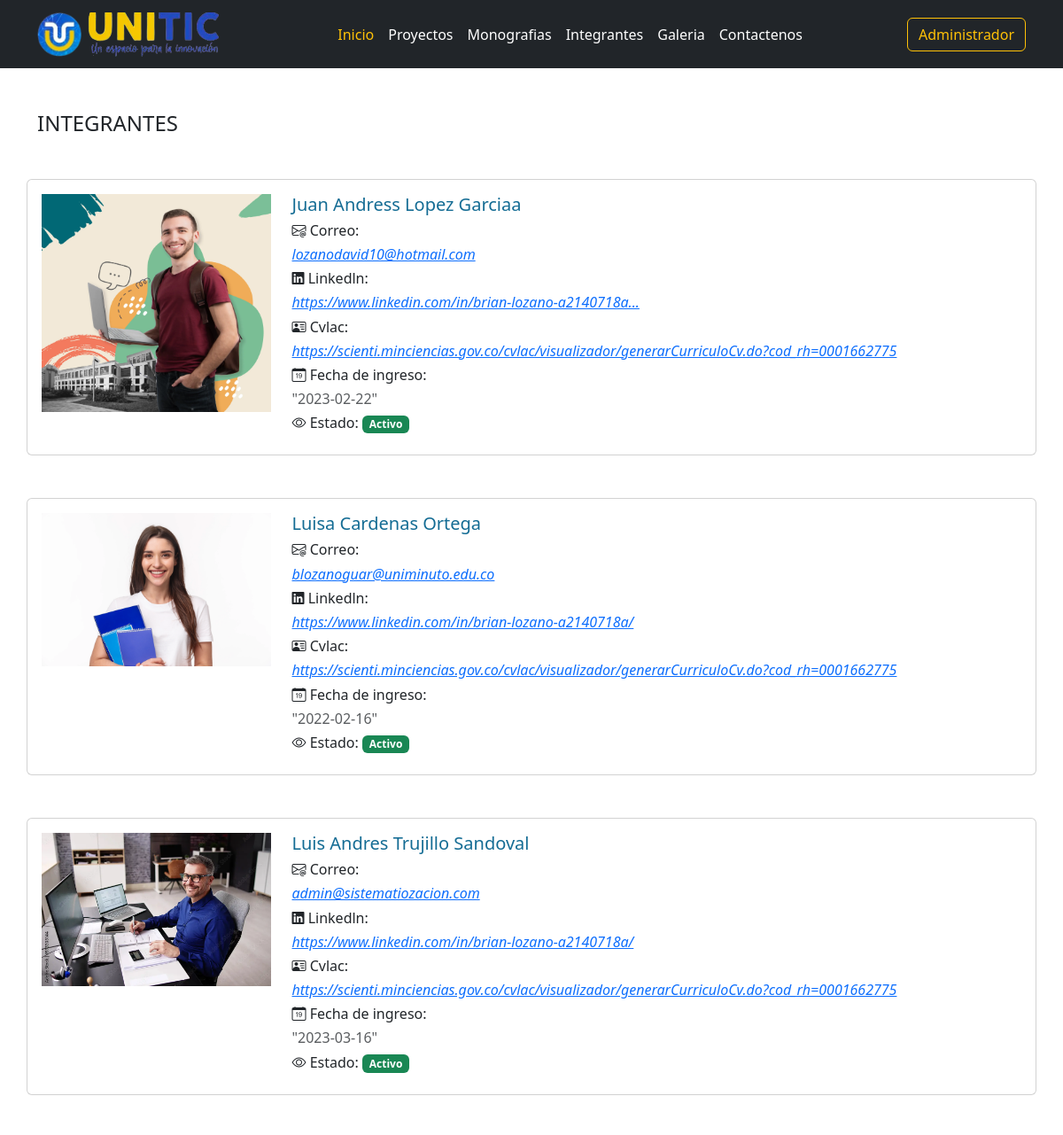
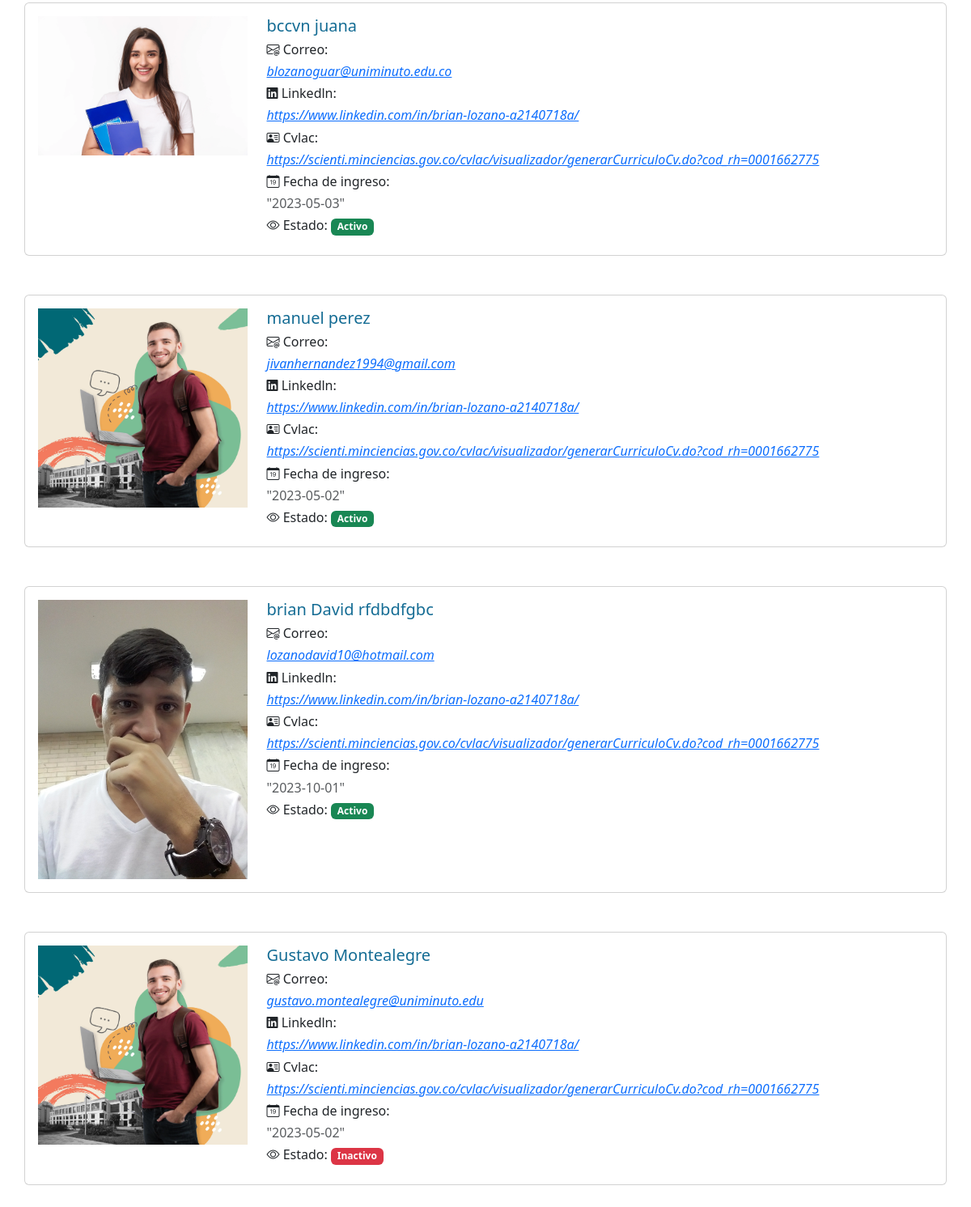
The page /integrantes.php on the database its author committed (2 pictures, top to bottom).
### tables this page shows
CREATE TABLE `integrantes` (
  `id` int(11) NOT NULL,
  `nombres` varchar(100) NOT NULL,
  `apellidos` varchar(100) NOT NULL,
  `email` varchar(50) NOT NULL,
  `foto` varchar(100) DEFAULT NULL,
  `cvlac` varchar(100) DEFAULT NULL,
  `linkedln` varchar(100) DEFAULT NULL,
  `fecha_ingreso` date DEFAULT NULL,
  `fecha_retiro` date DEFAULT NULL,
  `roles_id` int(11) DEFAULT NULL,
  `estado` int(11) NOT NULL,
  `update_at` date DEFAULT NULL,
  `created_at` timestamp NOT NULL DEFAULT current_timestamp() ON UPDATE current_timestamp()
);

### clases/Integrantes.php (called while the page is built, shortened)
<?php
class Integrantes extends Conexion
{
    public function obtenerIntegrantes()
    {
        $conexion = $this->obtenerConexion();
        $sql = "SELECT * FROM integrantes order by estado";
        $result = mysqli_query($conexion, $sql);
        $integrantes = array();
        while ($row = mysqli_fetch_assoc($result)) {
            $integrantes[] = $row;
        }
        return $integrantes;
    }
}
?>

### public/integrantes.php (the view, shortened to what this page needs)
<!doctype html>
<html lang="en">
<head>
  <link href="https://cdn.jsdelivr.net/npm/bootstrap@5.2.1/dist/css/bootstrap.min.css" rel="stylesheet">
  <link rel="stylesheet" href="https://cdn.jsdelivr.net/npm/bootstrap-icons@1.10.4/font/bootstrap-icons.css">
  <link rel="stylesheet" href="https://use.fontawesome.com/releases/v5.15.4/css/all.css">
</head>
<body>
  <?php
  include('../templates/navbarSecciones.php');
  include('../clases/Integrantes.php');
  $integrantes = new Integrantes();
  $listarIntegrantes = $integrantes->obtenerIntegrantes();
  ?>
  <h2 class="container my-5 h4">INTEGRANTES</h2>
  <?php foreach ($listarIntegrantes as $integrante) : ?>
    <div class="container my-5">
      <div class="row">
        <div class="card col-md-12 p-3">
          <div class="row">
            <div class="col-md-3">
              <img class="img-fluid mx-auto d-block" src="../archivos/integrantes/<?php echo $integrante['foto']; ?>">
            </div>
            <div class="col-md-8">
              <div class="card-block">
                <h6 class="card-title h5" style="color:#146C94"><?php echo $integrante['nombres'] . " " . $integrante['apellidos'] ?></h6>
                <h6><i class="bi bi-envelope-at"></i> Correo:</h6>
                <h6 style="color:#19A7CE">
                  <a href="mailto:<?php echo $integrante['email'] ?>"><em><?php echo $integrante['email'] ?></em></a>
                </h6>
                <h6><i class="fab fa-linkedin"></i> Linkedln:</h6>
                <h6 style="color:#19A7CE"><em><a href="<?php echo $integrante['linkedln']; ?>" target="_blank" title="Linkedln"><?php echo $integrante['linkedln'] ?></a></em></h6>
                <h6><i class="bi bi-person-vcard"></i> Cvlac:</h6>
                <h6 style="color:#19A7CE"><em><a href="<?php echo $integrante['cvlac']; ?>" target="_blank" title="Linkedln"><?php echo $integrante['cvlac'] ?></a></em></h6>
                <h6><i class="bi bi-calendar-date"></i> Fecha de ingreso:</h6>
                <p class="h6 text-dark text-opacity-75">"<?php echo $integrante['fecha_ingreso'] ?>"</p>
                <h6><i class="bi bi-eye"></i> Estado: <?php if ($integrante['estado'] == 1) : ?>
                    <span class="badge bg-success">Activo</span>
                  <?php else : ?>
                    <span class="badge bg-danger">Inactivo</span>
                  <?php endif; ?>
                </h6>
              </div>
            </div>
          </div>
        </div>
      </div>
    </div>
  <?php endforeach; ?>
</body>

### rows shown on the page
integrantes: foto (picture), nombres "Juan Andress", apellidos "Lopez Garciaa", email "lozanodavid10@hotmail.com", linkedln "https://www.linkedin.com/in/brian-lozano-a2140718a...", cvlac "https://scienti.minciencias.gov.co/cvlac/visualizador/generarCurriculoCv.do?cod_rh=0001662775", fecha_ingreso "2023-02-22", shows "Activo"
integrantes: foto (picture), nombres "Luisa", apellidos "Cardenas Ortega", email "blozanoguar@uniminuto.edu.co", linkedln "https://www.linkedin.com/in/brian-lozano-a2140718a/", cvlac "https://scienti.minciencias.gov.co/cvlac/visualizador/generarCurriculoCv.do?cod_rh=0001662775", fecha_ingreso "2022-02-16", shows "Activo"
integrantes: foto (picture), nombres "Luis Andres", apellidos "Trujillo Sandoval", email "admin@sistematiozacion.com", linkedln "https://www.linkedin.com/in/brian-lozano-a2140718a/", cvlac "https://scienti.minciencias.gov.co/cvlac/visualizador/generarCurriculoCv.do?cod_rh=0001662775", fecha_ingreso "2023-03-16", shows "Activo"
integrantes: foto (picture), nombres "bccvn", apellidos "juana", email "blozanoguar@uniminuto.edu.co", linkedln "https://www.linkedin.com/in/brian-lozano-a2140718a/", cvlac "https://scienti.minciencias.gov.co/cvlac/visualizador/generarCurriculoCv.do?cod_rh=0001662775", fecha_ingreso "2023-05-03", shows "Activo"
integrantes: foto (picture), nombres "manuel", apellidos "perez", email "jivanhernandez1994@gmail.com", linkedln "https://www.linkedin.com/in/brian-lozano-a2140718a/", cvlac "https://scienti.minciencias.gov.co/cvlac/visualizador/generarCurriculoCv.do?cod_rh=0001662775", fecha_ingreso "2023-05-02", shows "Activo"
integrantes: foto (picture), nombres "brian David", apellidos "rfdbdfgbc", email "lozanodavid10@hotmail.com", linkedln "https://www.linkedin.com/in/brian-lozano-a2140718a/", cvlac "https://scienti.minciencias.gov.co/cvlac/visualizador/generarCurriculoCv.do?cod_rh=0001662775", fecha_ingreso "2023-10-01", shows "Activo"
integrantes: foto (picture), nombres "Gustavo", apellidos "Montealegre", email "gustavo.montealegre@uniminuto.edu", linkedln "https://www.linkedin.com/in/brian-lozano-a2140718a/", cvlac "https://scienti.minciencias.gov.co/cvlac/visualizador/generarCurriculoCv.do?cod_rh=0001662775", fecha_ingreso "2023-05-02", shows "Inactivo"
